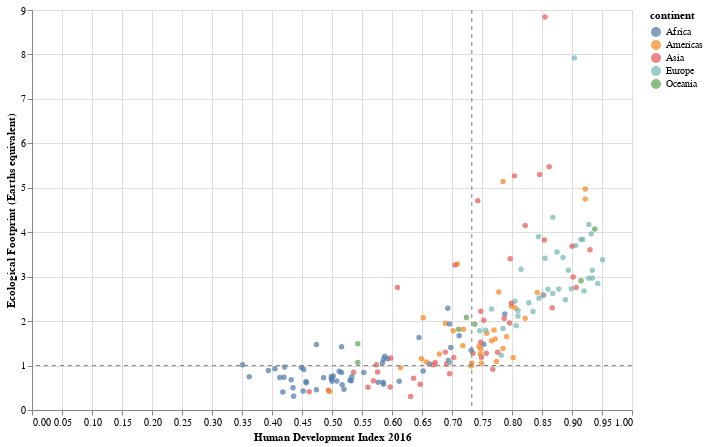

This figure's notebook cell:
### Markdown cell above
## Ecological Footprint vs Human Development Index

### Code cell
# Draw interactive scatterplot of EF vs HDI using Altair library

base = alt.Chart(df_ef2016)

# Draw circles
circle = base.mark_circle(clip=True).encode(
    x=alt.X('HDI', title='Human Development Index 2016'),
    y=alt.Y('Earths', title='Ecological Footprint (Earths equivalent)'),
    color='continent',
    tooltip=['country',
             alt.Tooltip('HDI:Q', format='.2f'),
             alt.Tooltip('Earths:Q', format='.2f'),
             alt.Tooltip('population:Q', format=',')]
).properties(
    width=600,
    height=400
).interactive()

# Draw horizontal dashed line
Earth_limit = alt.Chart(pd.DataFrame({'y': [1]})).mark_rule(
    color="#808080",
    strokeDash=[4,4]
).encode(
    y='y')

# Draw vertical dashed line
HDI_median = base.mark_rule(
    color="#808080",
    strokeDash=[4,4]
).encode(
    x='median(HDI)'
)

circle + Earth_limit + HDI_median

### Figure 1 — Vega-Lite specification as saved in the notebook (floating-point values rounded to 4 significant figures; data arrays with more than 128 entries replaced by an {"elided": "..."} marker saying what was removed)
{"config": {"view": {"continuousWidth": 400, "continuousHeight": 300}}, "layer": [{"data": {"name": "data-25462cd0328beb508ebd60192ba7f92d"}, "mark": {"type": "circle", "clip": true}, "encoding": {"color": {"type": "nominal", "field": "continent"}, "tooltip": [{"type": "nominal", "field": "country"}, {"type": "quantitative", "field": "HDI", "format": ".2f"}, {"type": "quantitative", "field": "Earths", "format": ".2f"}, {"type": "quantitative", "field": "population", "format": ","}], "x": {"type": "quantitative", "field": "HDI", "title": "Human Development Index 2016"}, "y": {"type": "quantitative", "field": "Earths", "title": "Ecological Footprint (Earths equivalent)"}}, "height": 400, "selection": {"selector001": {"type": "interval", "bind": "scales", "encodings": ["x", "y"]}}, "width": 600}, {"data": {"name": "data-d764767e7dd3b10b2c76c1355ce10ef3"}, "mark": {"type": "rule", "color": "#808080", "strokeDash": [4, 4]}, "encoding": {"y": {"type": "quantitative", "field": "y"}}}, {"data": {"name": "data-25462cd0328beb508ebd60192ba7f92d"}, "mark": {"type": "rule", "color": "#808080", "strokeDash": [4, 4]}, "encoding": {"x": {"type": "quantitative", "aggregate": "median", "field": "HDI"}}}], "$schema": "https://vega.github.io/schema/vega-lite/v4.8.1.json", "datasets": {"data-25462cd0328beb508ebd60192ba7f92d": {"elided": "187 records"}, "data-d764767e7dd3b10b2c76c1355ce10ef3": [{"y": 1}]}}
